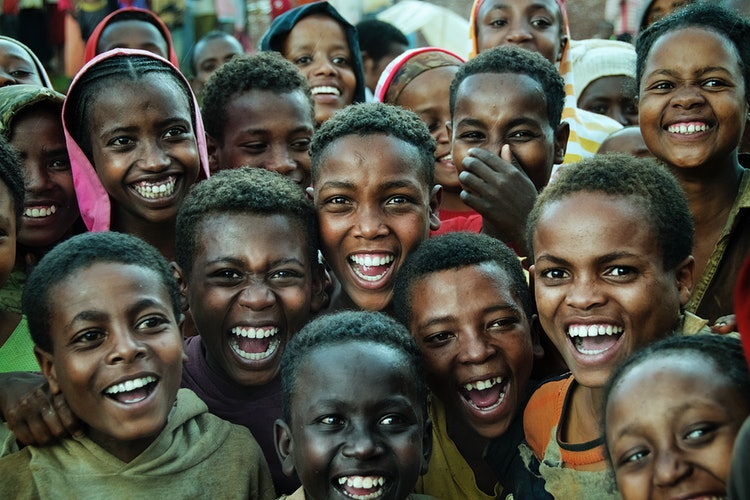
#> input picture images/kids1.jpg, 750 x 500 px, found by its file name
$ jupyter execute --allow-errors Haar.ipynb   (shell and % lines are left out)
#> lines starting #> are read from the running program, lines starting #| are printed output that depends on the picture; after the words box and inside, x2 and y2 are one past the last pixel; in counts of white or black regions, pixels touching at a corner belong together
[cell 1]
#import required libraries
#import OpenCV library
import cv2
#import matplotlib library
import matplotlib.pyplot as plt
#importing time library for speed comparisons of both classifiers
import time

[cell 2]
def convertToRGB(img):
    return cv2.cvtColor(img, cv2.COLOR_BGR2RGB)

[cell 3]
#load test iamge
test1 = cv2.imread('.\images\kids1.jpg')
#> test1 is the input picture: shape (500, 750, 3); mean B, G, R 68.4, 79.9, 82

#test2 = convertToRGB(test1)
#print(test1)
#convert the test image to gray image as opencv face detector expects gray images
gray_img = cv2.cvtColor(test1, cv2.COLOR_BGR2GRAY)
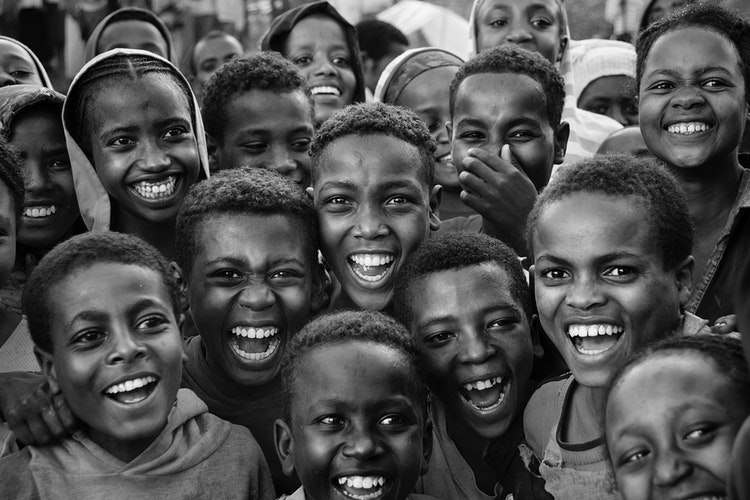
#> gray_img: shape (500, 750); min 0, max 254, mean 79.2

[cell 4]
#if you have matplotlib installed then
plt.imshow(gray_img, cmap='gray')

# or display the gray image using OpenCV
# cv2.imshow('Test Imag', gray_img)
# cv2.waitKey(0)
# cv2.destroyAllWindows()

[cell 5]
path = 'C:\Anaconda3\envs\myWindowsCV\Library\etc\haarcascades\haarcascade_frontalface_default.xml'
#load cascade classifier training file for haarcascade#load ca
haar_face_cascade = cv2.CascadeClassifier(path)

[cell 6]
#let's detect multiscale (some images may be closer to camera than others) images#let's
faces = haar_face_cascade.detectMultiScale(gray_img, scaleFactor=1.1, minNeighbors=5);
#> faces = [[637, 42, 104, 104], [430, 83, 128, 128], [513, 213, 145, 145], [298, 144, 141, 141], [181, 217, 145, 145], [76, 81, 146, 146], [33, 260, 172, 172]]

#print the number of faces found
print('Faces found: ', len(faces))
#| Faces found:  7

[cell 7]
#go over list of faces and draw them as rectangles on original colored img
for (x, y, w, h) in faces:
    cv2.rectangle(test1, (x, y), (x+w, y+h), (0, 255, 0), 2)
#> this loop made 7 passes
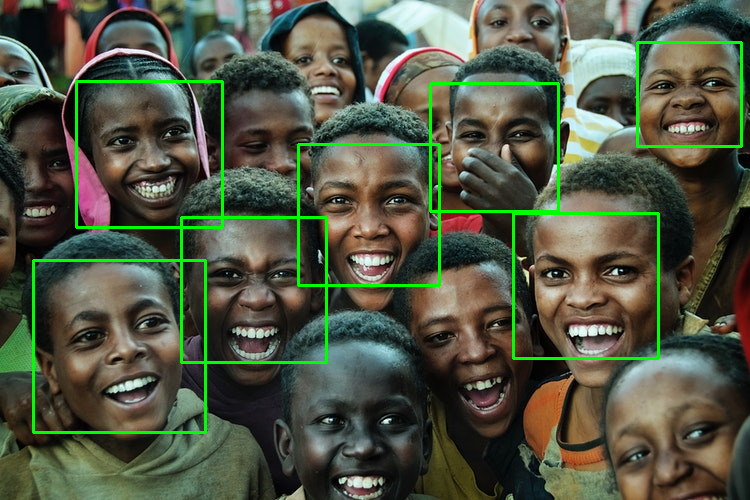
#> test1: shape (500, 750, 3); 3.1% of pixels changed, all inside (x1, y1, x2, y2) = (32, 41, 743, 434)

[cell 8]
#conver image to RGB and show image
plt.imshow(convertToRGB(test1))

$ run again, with images/girls1.jpg copied over images/kids1.jpg
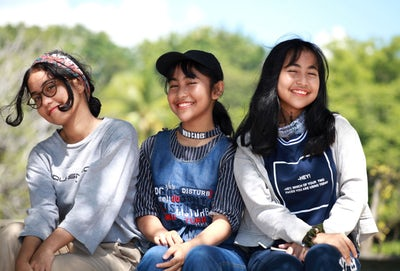
#> input picture images/girls1.jpg, 400 x 271 px, found by its file name
#> test1 is the input picture: shape (271, 400, 3); mean B, G, R 135.7, 146.3, 145.1
#> `gray_img = cv2.cvtColor(test1, cv2.COLOR_BGR2GRAY)`:
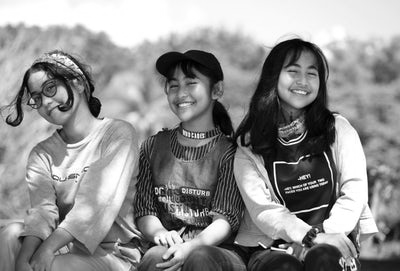
#> gray_img: shape (271, 400); min 0, max 255, mean 144.8
#> faces = [[274, 51, 55, 55], [146, 49, 70, 70]]
#| Faces found:  2
#> the loop `for (x, y, w, h) in faces:` made 2 passes
#> after the loop `for (x, y, w, h) in faces:`:
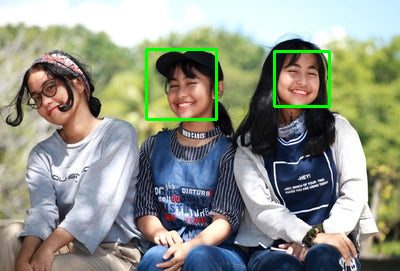
#> test1: shape (271, 400, 3); 1.38% of pixels changed, all inside (x1, y1, x2, y2) = (145, 48, 331, 121)

$ run again, with images/me.jpg copied over images/kids1.jpg
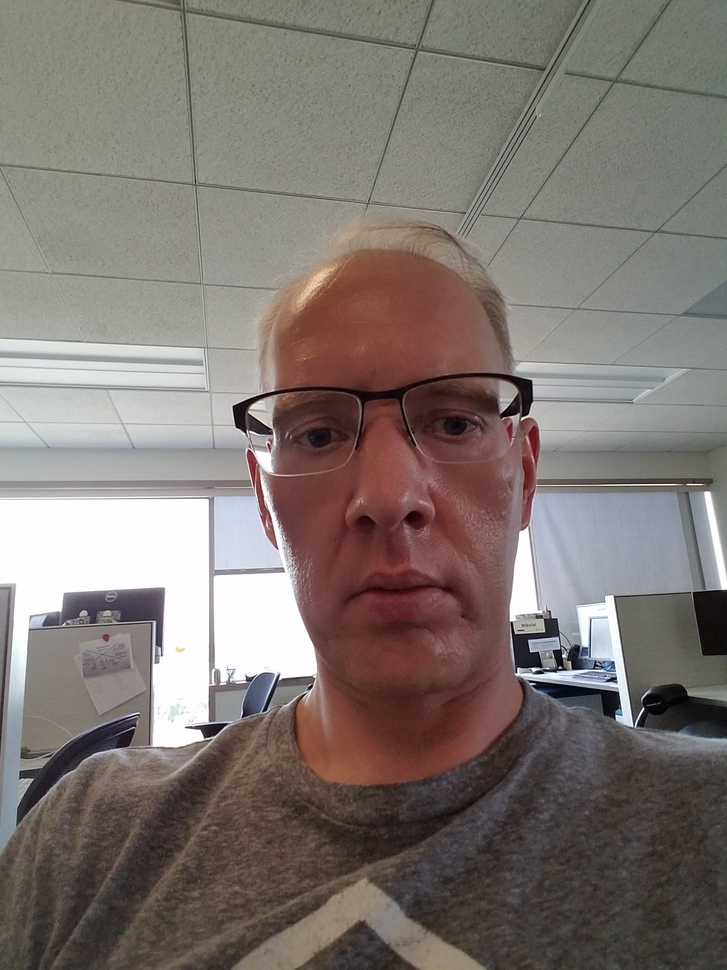
#> input picture images/me.jpg, 727 x 970 px, shrunk from 1944 x 2592 before the run, found by its file name
#> test1 is the input picture: shape (970, 727, 3); mean B, G, R 113.2, 117.8, 126.6
#> `gray_img = cv2.cvtColor(test1, cv2.COLOR_BGR2GRAY)`:
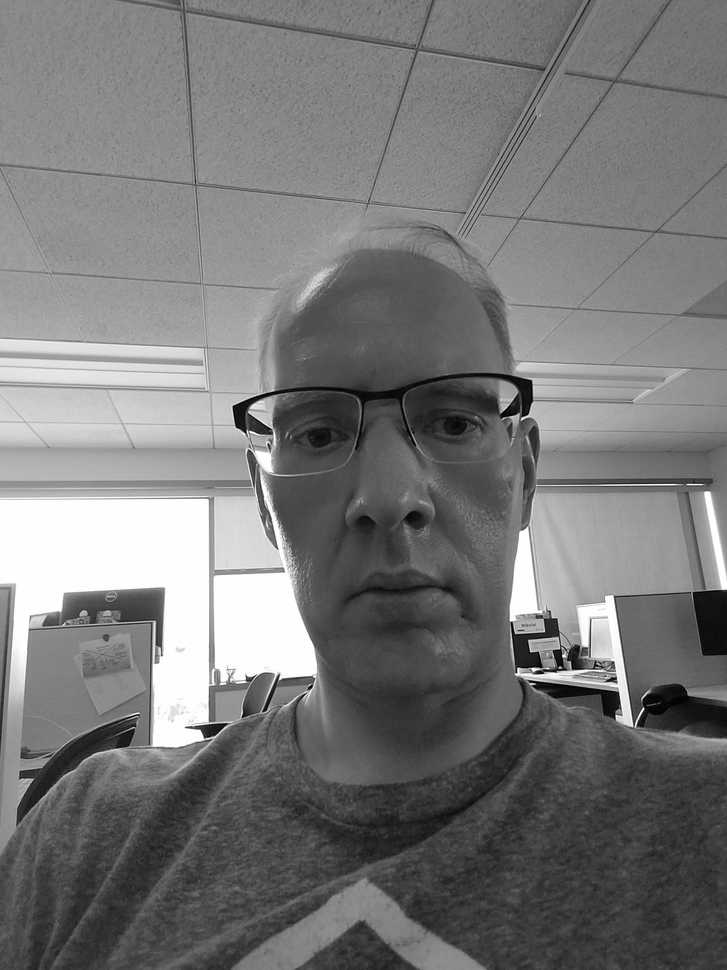
#> gray_img: shape (970, 727); min 0, max 255, mean 119.9
#> faces = [[283, 436, 246, 246], [239, 305, 304, 304]]
#| Faces found:  2
#> the loop `for (x, y, w, h) in faces:` made 2 passes
#> after the loop `for (x, y, w, h) in faces:`:
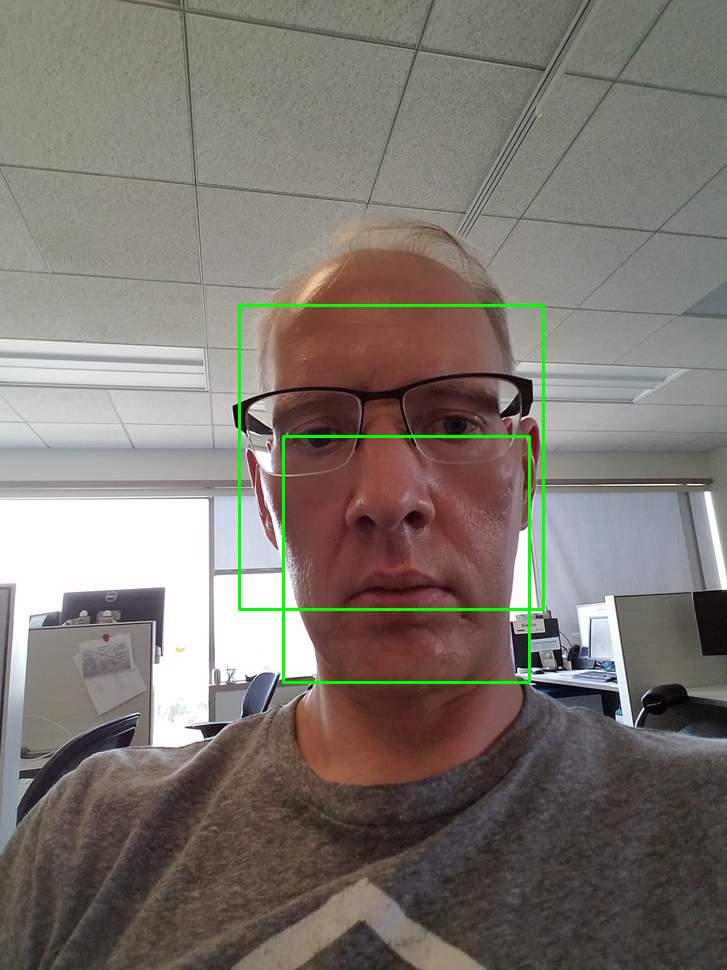
#> test1: shape (970, 727, 3); 0.93% of pixels changed, all inside (x1, y1, x2, y2) = (238, 304, 545, 684)
